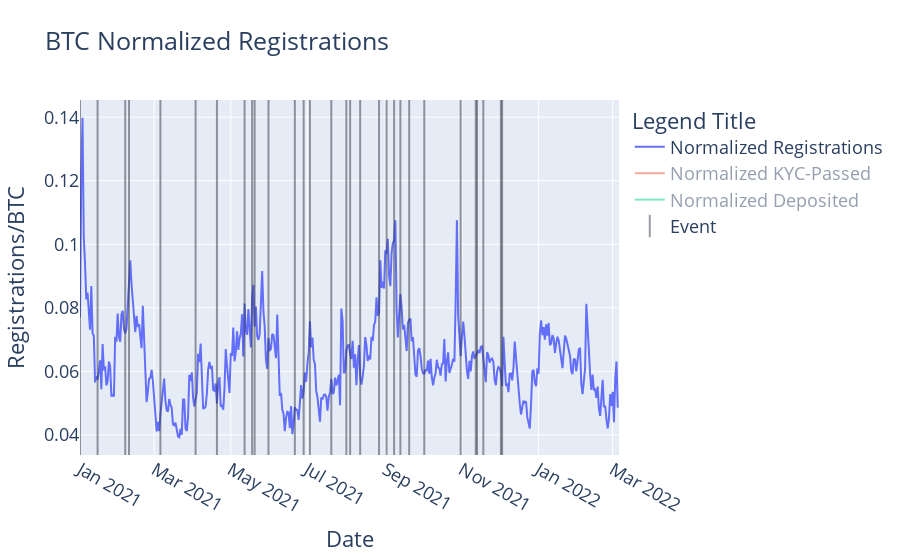

The notebook cell saved with this chart:
### Code cell
import plotly.graph_objects as go
from plotly.validators.scatter.marker import SymbolValidator
import plotly.io as pio

fig = go.Figure()

fig.add_trace(go.Scatter(x=df["Registration Date"], y=df["Registrations"]/df["BTC Price"],
    name="Normalized Registrations",  hovertext=df[["Registrations", "BTC Price"]], hovertemplate=" %{y}<br>Regs: %{hovertext[0]}<br>BTC Price: %{hovertext[1]:$,.0f}<br>"
))

fig.add_trace(go.Scatter(x=df["Registration Date"], y=df["Passed KYC"]/df["BTC Price"],
                         name="Normalized KYC-Passed", visible='legendonly',
                         hovertext=df["Passed KYC"], hovertemplate=" %{y}<br>Passed KYC: %{hovertext}<br>"
                         ))

fig.add_trace(go.Scatter(x=df["Registration Date"], y=df["Made a Deposit"]/df["BTC Price"],
                         name="Normalized Deposited", visible='legendonly',
                         hovertext=df["Made a Deposit"], hovertemplate=" %{y}<br>Made a Deposit: %{hovertext}<br>"
                         ))

# ----- circle version on regs --------
# fig.add_trace(go.Scatter(x=df_events["Registration Date"], y=df_events["Registrations"]/df_events["BTC Price"],
#                          name="Event", mode='markers', marker=dict(size=12, line=dict(width=2, color='DarkSlateGrey')),
#                          hovertext=df_events["Event"]
#                          ))
fig.add_trace(go.Scatter(x=df_events["Registration Date"], y=[.05 for _ in range(df_events["Registration Date"].shape[0])],
    name="Event", mode='markers', marker_symbol="line-ns", marker=dict(size=100000, line=dict(width=2, color='rgba(50, 56, 68, 0.5)')),
    hovertext=df_events["Event"], hovertemplate="%{hovertext}<br>Date: %{x}", hoveron='points',
))
# hovertemplate="%{x}%{hover.text}",
# df_events["Registrations"]/df_events["BTC Price"]

fig.update_layout(
    title="BTC Normalized Registrations",
    xaxis_title="Date",
    yaxis_title="Registrations/BTC",
    legend_title="Legend Title",
    font=dict(size=18),
    hovermode="x unified",
    xaxis_range=['2021-01-01', df["Registration Date"][df["Registration Date"].shape[0]-1]],
    #template='plotly_dark'
)

fig.show()

### Figure 1 — Plotly figure (JSON) as saved in the notebook; plotly's stock layout.template omitted (floating-point values rounded to 4 significant figures; data arrays with more than 128 entries replaced by an {"elided": "..."} marker saying what was removed)
{"data": [{"hovertemplate": " %{y}<br>Regs: %{hovertext[0]}<br>BTC Price: %{hovertext[1]:$,.0f}<br>", "hovertext": {"elided": "430x2 float values"}, "name": "Normalized Registrations", "x": {"elided": "430 str values"}, "y": {"elided": "430 float values"}, "type": "scatter"}, {"hovertemplate": " %{y}<br>Passed KYC: %{hovertext}<br>", "hovertext": {"elided": "430 float values"}, "name": "Normalized KYC-Passed", "visible": "legendonly", "x": {"elided": "430 str values"}, "y": {"elided": "430 float values"}, "type": "scatter"}, {"hovertemplate": " %{y}<br>Made a Deposit: %{hovertext}<br>", "hovertext": {"elided": "430 float values"}, "name": "Normalized Deposited", "visible": "legendonly", "x": {"elided": "430 str values"}, "y": {"elided": "430 float values"}, "type": "scatter"}, {"hoveron": "points", "hovertemplate": "%{hovertext}<br>Date: %{x}", "hovertext": ["BTC Rate: From 6.39% to 6.2 up to 2 BTC and 4.5% for the rest", "BTC rate to 4.7% from 4.5% for more than 2 BTC", "Started Sending Welcome email again", "Elon Musk BTC pump +10K in 1 day", "BTC rate to 4% from 4.7% for more than 2 BTC", "BTC rate to 3.5% from 4% for more than 2 BTC", "Started sending Drip campagin to KYC not passed", "BTC crash", "CEL ATH", "MA v4.8.0@9", "UK Block", "CEL down more than 50% from ATH", "New York and Washington from 70% to 20% CR", "BTC rate to 6.2% up to 1 BTC from 2 BTC + ETH rate to 5.35% up to 100 ETH and 5.05% for the rest", "BTC bottom", "Started sending Drip campagins to KYC passed - No Deposit", "ToU / PP / Cookies Policy / $50+$50 / Appsflyer link", "Website announcing California Loans", "WS 1.0.7 ADA release", "Adding the webapp sign up flow to the website", "BTC ATH", "Kentucky Block", "adding ETH promotional rates", "ETH rate to 3.5% for more than 100 ETH from 5.05%", "CTR to signup page start down trend from 12% to 6%", "New stablecoins promotion and rate updates", "BTC rate to 6.2% up to 0.25 BTC  and 3.05% for the rest", "Update BTC rewards rates | Customer Care main page update", "Transition to Next.js", "BTC Crash"], "marker": {"line": {"color": "rgba(50, 56, 68, 0.5)", "width": 2}, "size": 100000, "symbol": "line-ns"}, "mode": "markers", "name": "Event", "x": ["2021-01-01", "2021-01-15", "2021-02-06", "2021-02-09", "2021-03-06", "2021-04-03", "2021-04-20", "2021-05-12", "2021-05-18", "2021-05-20", "2021-05-31", "2021-06-21", "2021-06-28", "2021-07-03", "2021-07-20", "2021-08-01", "2021-08-04", "2021-08-12", "2021-08-27", "2021-09-02", "2021-09-08", "2021-09-13", "2021-09-20", "2021-10-02", "2021-10-31", "2021-11-12", "2021-11-13", "2021-11-18", "2021-12-02", "2021-12-03"], "y": [0.05, 0.05, 0.05, 0.05, 0.05, 0.05, 0.05, 0.05, 0.05, 0.05, 0.05, 0.05, 0.05, 0.05, 0.05, 0.05, 0.05, 0.05, 0.05, 0.05, 0.05, 0.05, 0.05, 0.05, 0.05, 0.05, 0.05, 0.05, 0.05, 0.05], "type": "scatter"}], "layout": {"font": {"size": 18}, "xaxis": {"title": {"text": "Date"}, "range": ["2021-01-01", "2022-03-06"]}, "title": {"text": "BTC Normalized Registrations"}, "yaxis": {"title": {"text": "Registrations/BTC"}}, "legend": {"title": {"text": "Legend Title"}}, "hovermode": "x unified"}}
